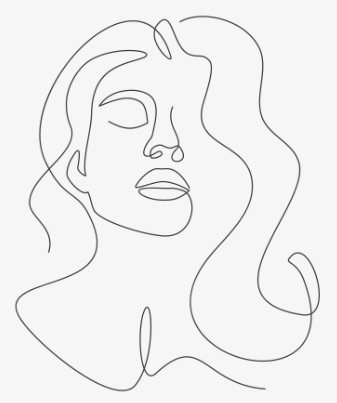
#> input picture images/sample_01.jpg, 337 x 403 px
$ python path_recognition2.py
#> lines starting #> are read from the running program, lines starting #| are printed output that depends on the picture; after the words box and inside, x2 and y2 are one past the last pixel; in counts of white or black regions, pixels touching at a corner belong together
"""Test the image tracer."""
import cv2
import glob
from matplotlib import pyplot as plt

image = cv2.imread("./images/sample_01.jpg")
#> image is the input picture: shape (403, 337, 3); min 56, max 254, mean 240.6
height, width = image.shape[:2]
#> height = 403; width = 337

imgray = cv2.cvtColor(image, cv2.COLOR_BGR2GRAY)

scale_percent = 100  # percent of original size
width = int(image.shape[1] * scale_percent / 100)
height = int(image.shape[0] * scale_percent / 100)
dim = (width, height)
#> dim = (337, 403)

# resize image
imgray = cv2.resize(imgray, dim, interpolation=cv2.INTER_AREA)

# [5 lines of commented-out code are left out]

ret, thresh = cv2.threshold(imgray, 200, 255, cv2.THRESH_BINARY)
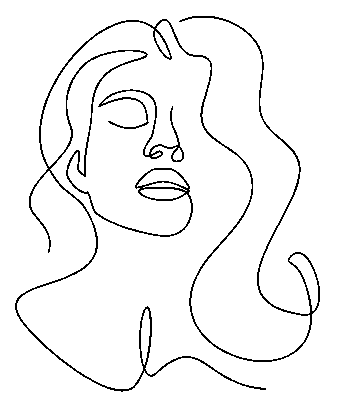
#> thresh: shape (403, 337); 95.4% white; black in thin lines or dots, all inside (x1, y1, x2, y2) = (15, 16, 320, 392)

# gray = cv2.cvtColor(thresh, cv2.COLOR_BGR2GRAY)
blurred = cv2.GaussianBlur(thresh, (3, 3), 0)
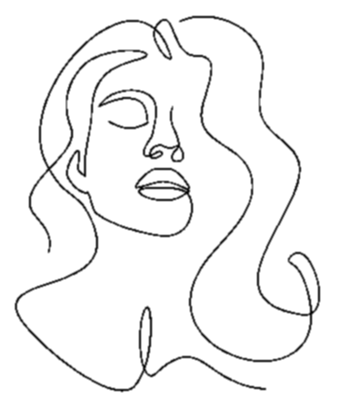
#> blurred: shape (403, 337); min 0, max 255, mean 243.4
b = blurred.astype(float) / 255
b = b.astype(int) * 255
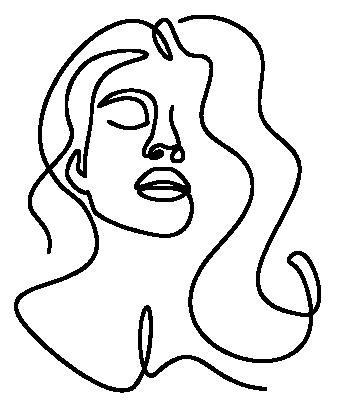
#> b: shape (403, 337) int64; 89.4% white; 2 black regions, box (x1, y1, x2, y2) and area: (14, 15, 321, 393) 12835, (97, 88, 185, 163) 1603
plt.imshow(b, cmap='gray')
plt.show()
# [9 lines of commented-out code are left out]

cv2.imwrite('./images/sample_03.jpg', b)

# contours, hierarchy = cv2.findContours(thresh, cv2.RETR_EXTERNAL , cv2.CHAIN_APPROX_TC89_L1)
#
# # c = max(contours, key=cv2.contourArea) #max contour
# f = open('sample.svg', 'w+')
# f.write('<svg width="'+str(width)+'" height="'+str(height)+'" xmlns="http://www.w3.org/2000/svg">')
#
# # for i in range(len(c)):
# #     #print(c[i][0])
# #     x, y = c[i][0]
# #     print(x)
# #     f.write(str(x)+  ' ' + str(y)+' ')
#
# for c in contours:
#     f.write('<path d="M')
#     for i in range(len(c)):
#         x, y = c[i][0]
#         f.write(f"{x} {y} ")
#     f.write('" style="stroke:pink"/>')
# f.write("</svg>")
#
# # f.write('"/>')
# # f.write('</svg>')
# f.close()
